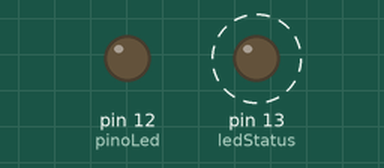
The sketch below on a simulated Arduino Uno, built with avr-gcc and run on an emulated ATmega328P. On the bench: output pins drawn as LEDs (lit = HIGH). Dashed ring = blinking.

Above: at 0.2 s.
At 22.7 s:
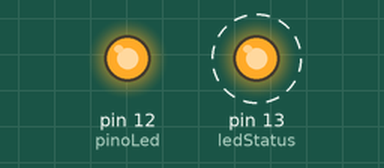
Timing chart, 0 to 23.5 s (numbered marks = the images above):
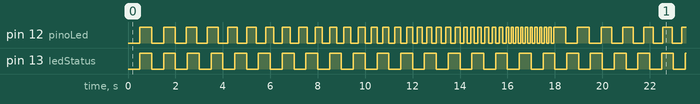

The sketch:

Experiento_I.ino
```cpp
/*
Este código controla dois LEDs de forma independente utilizando
a função millis() para evitar o uso de delay().
O LED principal pisca com um intervalo ajustável,
reduzindo gradualmente sua frequência até um limite mínimo antes de
ser reinicializado. O LED de status pisca a cada 500 ms,
funcionando como um indicador contínuo de operação.
*/
const int pinoLed = 12; // Pino do LED
const int ledStatus = 13; // LED de status
int tempoDelay = 500; // Tempo inicial de atraso (em ms)

unsigned long tempoAnteriorLed = 0;
unsigned long tempoAnteriorLedStatus = 0;
const int intervaloLedStatus = 500;

void setup() {
    pinMode(pinoLed, OUTPUT); // Define o pino como saída
    pinMode(ledStatus, OUTPUT); // Define o LED de status como saída
}

void loop() {
    unsigned long tempoAtual = millis();

    // Controle do LED principal
    if (tempoAtual - tempoAnteriorLed >= tempoDelay) {
        tempoAnteriorLed = tempoAtual;
        digitalWrite(pinoLed, !digitalRead(pinoLed));
    }

    // Controle do LED de status de forma independente
    if (tempoAtual - tempoAnteriorLedStatus >= intervaloLedStatus) {
        tempoAnteriorLedStatus = tempoAtual;
        digitalWrite(ledStatus, !digitalRead(ledStatus));
    }

    // Altera a frequência (exemplo: diminui o tempo de delay gradualmente e depois reinicia)
    static unsigned long ultimaAtualizacao = 0;
    if (tempoAtual - ultimaAtualizacao >= 2000) { // Atualiza a frequência a cada 2 segundos
        ultimaAtualizacao = tempoAtual;
        tempoDelay -= 50; // Reduz a velocidade progressivamente
        if (tempoDelay < 100) {
            tempoDelay = 500; // Reseta para o valor inicial
        }
    }
}
```

Measured:
- by itself, pin 12 (pinoLed): moves between LOW and HIGH, repeating every 18.1 s
- by itself, pin 13 (ledStatus): alternates HIGH for 0.50 s and LOW for 0.50 s
- by itself, everything shown: repeats every 54.0 s, in 311 steps
